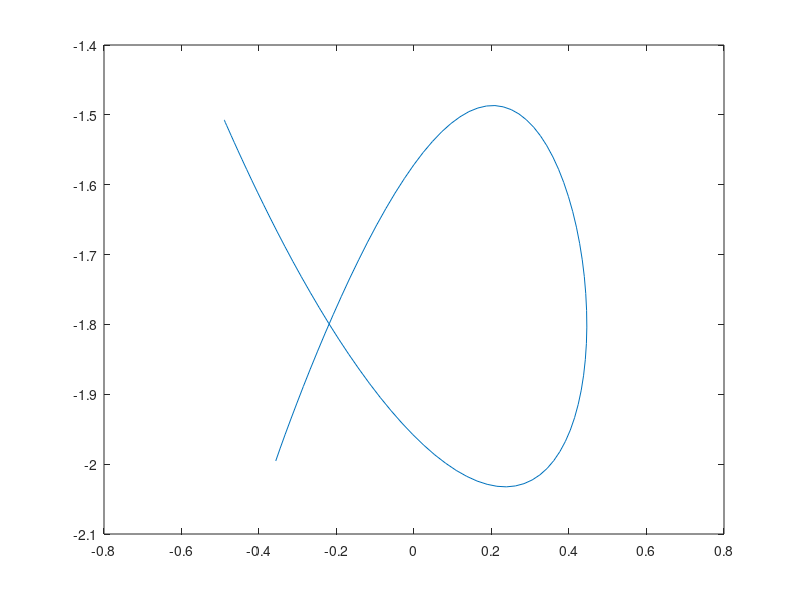

Source code (MATLAB):
fyrirmynd = [ -0.4897,  0, -1.5072, 0,
 -0.4890,  0.0570, -1.5081, -0.0721,
 -0.4869,  0.1140, -1.5109, -0.1437,
 -0.4833,  0.1707, -1.5154, -0.2144,
 -0.4782,  0.2272, -1.5217, -0.2838,
 -0.4718,  0.2833, -1.5297, -0.3514,
 -0.4639,  0.3390, -1.5394, -0.4167,
 -0.4547,  0.3940, -1.5507, -0.4793,
 -0.4440,  0.4483, -1.5636, -0.5388,
 -0.4320,  0.5018, -1.5779, -0.5948,
 -0.4187,  0.5543, -1.5936, -0.6469,
 -0.4040,  0.6057, -1.6106, -0.6946,
 -0.3881,  0.6557, -1.6286, -0.7378,
 -0.3709,  0.7043, -1.6478, -0.7759,
 -0.3526,  0.7512, -1.6678, -0.8088,
 -0.3330,  0.7962, -1.6886, -0.8360,
 -0.3124,  0.8392, -1.7100, -0.8575,
 -0.2907,  0.8799, -1.7318, -0.8730,
 -0.2679,  0.9181, -1.7540, -0.8822,
 -0.2443,  0.9537, -1.7763, -0.8851,
 -0.2198,  0.9863, -1.7987, -0.8816,
 -0.1945,  1.0158, -1.8208, -0.8717,
 -0.1685,  1.0420, -1.8426, -0.8553,
 -0.1419,  1.0646, -1.8639, -0.8326,
 -0.1148,  1.0836, -1.8846, -0.8036,
 -0.0872,  1.0986, -1.9045, -0.7685,
 -0.0593,  1.1097, -1.9234, -0.7275,
 -0.0312,  1.1166, -1.9412, -0.6808,
 -0.0030,  1.1192, -1.9577, -0.6288,
  0.0253,  1.1175, -1.9729, -0.5717,
  0.0534,  1.1113, -1.9866, -0.5101,
  0.0814,  1.1007, -1.9986, -0.4443,
  0.1090,  1.0857, -2.0090, -0.3748,
  0.1362,  1.0661, -2.0175, -0.3020,
  0.1628,  1.0422, -2.0242, -0.2266,
  0.1888,  1.0140, -2.0289, -0.1490,
  0.2140,  0.9816, -2.0317, -0.0699,
  0.2383,  0.9451, -2.0325,  0.0101,
  0.2617,  0.9047, -2.0312,  0.0905,
  0.2840,  0.8606, -2.0279,  0.1706,
  0.3051,  0.8131, -2.0226,  0.2499,
  0.3250,  0.7623, -2.0153,  0.3276,
  0.3436,  0.7085, -2.0061,  0.4032,
  0.3608,  0.6521, -1.9949,  0.4762,
  0.3765,  0.5932, -1.9820,  0.5458,
  0.3907,  0.5323, -1.9674,  0.6116,
  0.4034,  0.4696, -1.9512,  0.6730,
  0.4144,  0.4056, -1.9335,  0.7295,
  0.4238,  0.3404, -1.9144,  0.7807,
  0.4316,  0.2746, -1.8941,  0.8261,
  0.4377,  0.2083, -1.8727,  0.8654,
  0.4421,  0.1420, -1.8504,  0.8981,
  0.4449,  0.0760, -1.8274,  0.9240,
  0.4460,  0.0106, -1.8038,  0.9428,
  0.4454, -0.0539, -1.7799,  0.9544,
  0.4432, -0.1172, -1.7557,  0.9586,
  0.4395, -0.1791, -1.7315,  0.9552,
  0.4342, -0.2393, -1.7075,  0.9443,
  0.4274, -0.2976, -1.6839,  0.9259,
  0.4192, -0.3537, -1.6608,  0.9000,
  0.4096, -0.4077, -1.6385,  0.8669,
  0.3986, -0.4592, -1.6171,  0.8266,
  0.3864, -0.5082, -1.5968,  0.7794,
  0.3730, -0.5546, -1.5778,  0.7257,
  0.3584, -0.5984, -1.5602,  0.6658,
  0.3428, -0.6395, -1.5442,  0.6001,
  0.3262, -0.6780, -1.5299,  0.5291,
  0.3086, -0.7138, -1.5175,  0.4533,
  0.2901, -0.7470, -1.5071,  0.3732,
  0.2709, -0.7777, -1.4987,  0.2895,
  0.2509, -0.8058, -1.4925,  0.2029,
  0.2302, -0.8314, -1.4885,  0.1139,
  0.2089, -0.8546, -1.4867,  0.0235,
  0.1870, -0.8755, -1.4873, -0.0678,
  0.1647, -0.8939, -1.4902, -0.1592,
  0.1419, -0.9101, -1.4953, -0.2498,
  0.1188, -0.9239, -1.5028, -0.3388,
  0.0953, -0.9353, -1.5124, -0.4256,
  0.0715, -0.9443, -1.5242, -0.5093,
  0.0476, -0.9508, -1.5381, -0.5892,
  0.0235, -0.9548, -1.5539, -0.6645,
 -0.0006, -0.9561, -1.5716, -0.7346,
 -0.0247, -0.9546, -1.5910, -0.7989,
 -0.0488, -0.9503, -1.6119, -0.8567,
 -0.0727, -0.9429, -1.6342, -0.9076,
 -0.0964, -0.9324, -1.6577, -0.9510,
 -0.1198, -0.9187, -1.6822, -0.9866,
 -0.1427, -0.9016, -1.7075, -1.0141,
 -0.1653, -0.8811, -1.7333, -1.0332,
 -0.1872, -0.8572, -1.7596, -1.0437,
 -0.2085, -0.8297, -1.7860, -1.0455,
 -0.2291, -0.7987, -1.8123, -1.0387,
 -0.2488, -0.7643, -1.8383, -1.0232,
 -0.2677, -0.7263, -1.8639, -0.9993,
 -0.2855, -0.6851, -1.8887, -0.9670,
 -0.3022, -0.6405, -1.9127, -0.9266,
 -0.3178, -0.5928, -1.9355, -0.8786,
 -0.3322, -0.5422, -1.9570, -0.8233,
 -0.3452, -0.4889, -1.9770, -0.7612,
 -0.3568, -0.4330, -1.9954, -0.6928];

plot(fyrirmynd(:,1), fyrirmynd(:,3))
csvwrite('actually_possible.csv', fyrirmynd(:, [1,3]))
